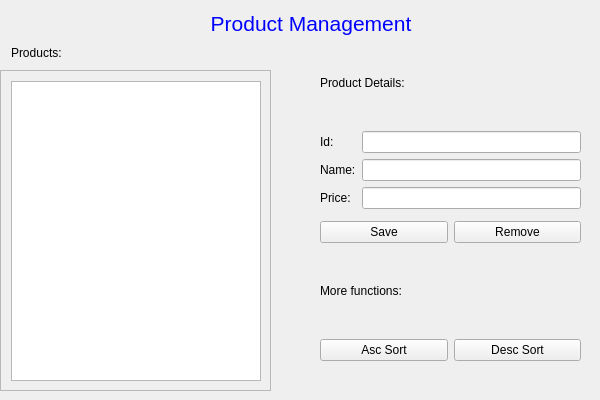
<?xml version="1.0" encoding="UTF-8"?>
<ui version="4.0">
 <class>MainWindow</class>
 <widget class="QMainWindow" name="MainWindow">
  <property name="geometry">
   <rect>
    <x>0</x>
    <y>0</y>
    <width>600</width>
    <height>400</height>
   </rect>
  </property>
  <property name="windowTitle">
   <string>Product Management</string>
  </property>
  <widget class="QWidget" name="centralwidget">
   <widget class="QLabel" name="titleLabel">
    <property name="geometry">
     <rect>
      <x>210</x>
      <y>9</y>
      <width>202</width>
      <height>28</height>
     </rect>
    </property>
    <property name="styleSheet">
     <string>font-size: 16pt; color: blue;</string>
    </property>
    <property name="text">
     <string>Product Management</string>
    </property>
    <property name="alignment">
     <set>Qt::AlignmentFlag::AlignCenter</set>
    </property>
   </widget>
   <widget class="QScrollArea" name="scrollArea">
    <property name="geometry">
     <rect>
      <x>0</x>
      <y>70</y>
      <width>271</width>
      <height>321</height>
     </rect>
    </property>
    <property name="widgetResizable">
     <bool>true</bool>
    </property>
    <widget class="QWidget" name="scrollAreaWidgetContents">
     <property name="geometry">
      <rect>
       <x>0</x>
       <y>0</y>
       <width>269</width>
       <height>319</height>
      </rect>
     </property>
     <widget class="QListWidget" name="productList">
      <property name="geometry">
       <rect>
        <x>10</x>
        <y>10</y>
        <width>250</width>
        <height>300</height>
       </rect>
      </property>
      <property name="minimumSize">
       <size>
        <width>250</width>
        <height>300</height>
       </size>
      </property>
     </widget>
    </widget>
   </widget>
   <widget class="QWidget" name="layoutWidget">
    <property name="geometry">
     <rect>
      <x>320</x>
      <y>40</y>
      <width>261</width>
      <height>321</height>
     </rect>
    </property>
    <layout class="QVBoxLayout" name="rightLayout">
     <item>
      <widget class="QLabel" name="detailsLabel">
       <property name="text">
        <string>Product Details:</string>
       </property>
      </widget>
     </item>
     <item>
      <layout class="QFormLayout" name="formLayout">
       <item row="0" column="0">
        <widget class="QLabel" name="idLabel">
         <property name="text">
          <string>Id:</string>
         </property>
        </widget>
       </item>
       <item row="0" column="1">
        <widget class="QLineEdit" name="idEdit"/>
       </item>
       <item row="1" column="0">
        <widget class="QLabel" name="nameLabel">
         <property name="text">
          <string>Name:</string>
         </property>
        </widget>
       </item>
       <item row="1" column="1">
        <widget class="QLineEdit" name="nameEdit"/>
       </item>
       <item row="2" column="0">
        <widget class="QLabel" name="priceLabel">
         <property name="text">
          <string>Price:</string>
         </property>
        </widget>
       </item>
       <item row="2" column="1">
        <widget class="QLineEdit" name="priceEdit"/>
       </item>
       <item row="3" column="0" colspan="2">
        <layout class="QHBoxLayout" name="statusLayout"/>
       </item>
       <item row="4" column="0" colspan="2">
        <layout class="QHBoxLayout" name="buttonLayout">
         <item>
          <widget class="QPushButton" name="saveButton">
           <property name="text">
            <string>Save</string>
           </property>
          </widget>
         </item>
         <item>
          <widget class="QPushButton" name="removeButton">
           <property name="text">
            <string>Remove</string>
           </property>
          </widget>
         </item>
        </layout>
       </item>
      </layout>
     </item>
     <item>
      <widget class="QLabel" name="moreFunctionsLabel">
       <property name="text">
        <string>More functions:</string>
       </property>
      </widget>
     </item>
     <item>
      <layout class="QHBoxLayout" name="functionButtonLayout">
       <item>
        <widget class="QPushButton" name="searchButton">
         <property name="text">
          <string>Asc Sort</string>
         </property>
        </widget>
       </item>
       <item>
        <widget class="QPushButton" name="filterButton">
         <property name="text">
          <string>Desc Sort</string>
         </property>
        </widget>
       </item>
      </layout>
     </item>
    </layout>
   </widget>
   <widget class="QLabel" name="productsLabel">
    <property name="geometry">
     <rect>
      <x>11</x>
      <y>45</y>
      <width>50</width>
      <height>16</height>
     </rect>
    </property>
    <property name="text">
     <string>Products:</string>
    </property>
   </widget>
   <zorder>layoutWidget</zorder>
   <zorder>productsLabel</zorder>
   <zorder>scrollArea</zorder>
   <zorder>titleLabel</zorder>
  </widget>
 </widget>
 <resources/>
 <connections/>
</ui>
